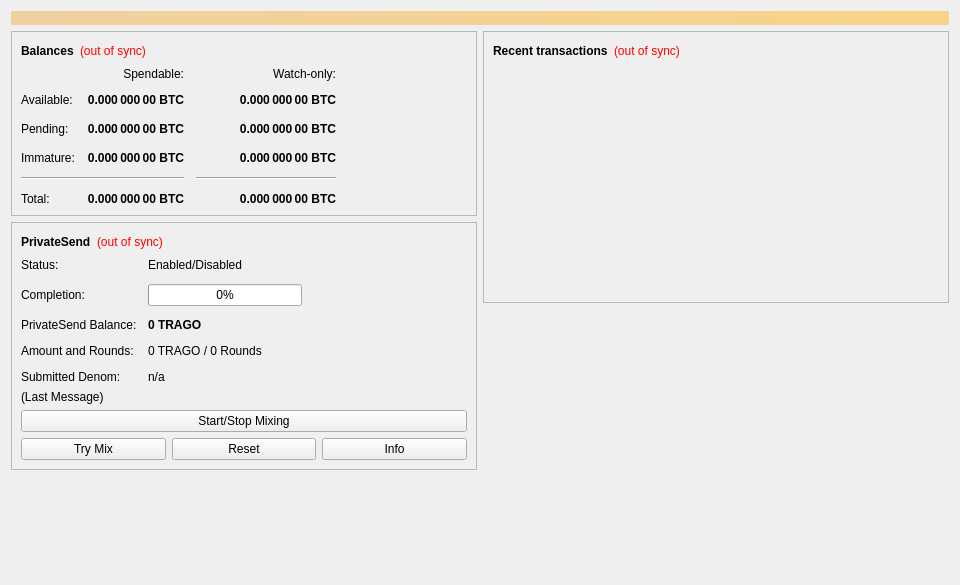
<?xml version="1.0" encoding="UTF-8"?>
<ui version="4.0">
 <class>OverviewPage</class>
 <widget class="QWidget" name="OverviewPage">
  <property name="geometry">
   <rect>
    <x>0</x>
    <y>0</y>
    <width>960</width>
    <height>585</height>
   </rect>
  </property>
  <property name="minimumSize">
   <size>
    <width>960</width>
    <height>0</height>
   </size>
  </property>
  <property name="windowTitle">
   <string>Form</string>
  </property>
  <layout class="QVBoxLayout" name="topLayout">
   <item>
    <widget class="QLabel" name="labelAlerts">
     <property name="visible">
      <bool>false</bool>
     </property>
     <property name="styleSheet">
      <string notr="true">background-color: qlineargradient(x1: 0, y1: 0, x2: 1, y2: 0, stop:0 #F0D0A0, stop:1 #F8D488); color:#000000;</string>
     </property>
     <property name="wordWrap">
      <bool>true</bool>
     </property>
     <property name="margin">
      <number>3</number>
     </property>
    </widget>
   </item>
   <item>
    <layout class="QHBoxLayout" name="horizontalLayout" stretch="1,1">
     <item>
      <layout class="QVBoxLayout" name="verticalLayout_2">
       <item>
        <widget class="QFrame" name="frame">
         <property name="frameShape">
          <enum>QFrame::StyledPanel</enum>
         </property>
         <property name="frameShadow">
          <enum>QFrame::Raised</enum>
         </property>
         <layout class="QVBoxLayout" name="verticalLayout_4">
          <item>
           <layout class="QHBoxLayout" name="horizontalLayout_4">
            <item>
             <widget class="QLabel" name="label_5">
              <property name="font">
               <font>
                <weight>75</weight>
                <bold>true</bold>
               </font>
              </property>
              <property name="text">
               <string>Balances</string>
              </property>
             </widget>
            </item>
            <item>
             <widget class="QLabel" name="labelWalletStatus">
              <property name="toolTip">
               <string>The displayed information may be out of date. Your wallet automatically synchronizes with the tragocoin network after a connection is established, but this process has not completed yet.</string>
              </property>
              <property name="styleSheet">
               <string notr="true">QLabel { color: red; }</string>
              </property>
              <property name="text">
               <string notr="true">(out of sync)</string>
              </property>
              <property name="alignment">
               <set>Qt::AlignLeading|Qt::AlignLeft|Qt::AlignVCenter</set>
              </property>
             </widget>
            </item>
            <item>
             <spacer name="horizontalSpacer_3">
              <property name="orientation">
               <enum>Qt::Horizontal</enum>
              </property>
              <property name="sizeHint" stdset="0">
               <size>
                <width>40</width>
                <height>20</height>
               </size>
              </property>
             </spacer>
            </item>
           </layout>
          </item>
          <item>
           <layout class="QGridLayout" name="gridLayout">
            <property name="spacing">
             <number>12</number>
            </property>
            <item row="2" column="2">
             <widget class="QLabel" name="labelWatchPending">
              <property name="font">
               <font>
                <weight>75</weight>
                <bold>true</bold>
               </font>
              </property>
              <property name="cursor">
               <cursorShape>IBeamCursor</cursorShape>
              </property>
              <property name="toolTip">
               <string>Unconfirmed transactions to watch-only addresses</string>
              </property>
              <property name="text">
               <string notr="true">0.000 000 00 BTC</string>
              </property>
              <property name="alignment">
               <set>Qt::AlignRight|Qt::AlignTrailing|Qt::AlignVCenter</set>
              </property>
              <property name="textInteractionFlags">
               <set>Qt::LinksAccessibleByMouse|Qt::TextSelectableByKeyboard|Qt::TextSelectableByMouse</set>
              </property>
             </widget>
            </item>
            <item row="2" column="1">
             <widget class="QLabel" name="labelUnconfirmed">
              <property name="font">
               <font>
                <weight>75</weight>
                <bold>true</bold>
               </font>
              </property>
              <property name="cursor">
               <cursorShape>IBeamCursor</cursorShape>
              </property>
              <property name="toolTip">
               <string>Total of transactions that have yet to be confirmed, and do not yet count toward the spendable balance</string>
              </property>
              <property name="text">
               <string notr="true">0.000 000 00 BTC</string>
              </property>
              <property name="alignment">
               <set>Qt::AlignRight|Qt::AlignTrailing|Qt::AlignVCenter</set>
              </property>
              <property name="textInteractionFlags">
               <set>Qt::LinksAccessibleByMouse|Qt::TextSelectableByKeyboard|Qt::TextSelectableByMouse</set>
              </property>
             </widget>
            </item>
            <item row="3" column="2">
             <widget class="QLabel" name="labelWatchImmature">
              <property name="font">
               <font>
                <weight>75</weight>
                <bold>true</bold>
               </font>
              </property>
              <property name="cursor">
               <cursorShape>IBeamCursor</cursorShape>
              </property>
              <property name="toolTip">
               <string>Mined balance in watch-only addresses that has not yet matured</string>
              </property>
              <property name="text">
               <string notr="true">0.000 000 00 BTC</string>
              </property>
              <property name="alignment">
               <set>Qt::AlignRight|Qt::AlignTrailing|Qt::AlignVCenter</set>
              </property>
              <property name="textInteractionFlags">
               <set>Qt::LinksAccessibleByMouse|Qt::TextSelectableByKeyboard|Qt::TextSelectableByMouse</set>
              </property>
             </widget>
            </item>
            <item row="4" column="0" colspan="2">
             <widget class="Line" name="lineSpendableBalance">
              <property name="orientation">
               <enum>Qt::Horizontal</enum>
              </property>
             </widget>
            </item>
            <item row="4" column="2">
             <widget class="Line" name="lineWatchBalance">
              <property name="sizePolicy">
               <sizepolicy hsizetype="Preferred" vsizetype="Fixed">
                <horstretch>0</horstretch>
                <verstretch>0</verstretch>
               </sizepolicy>
              </property>
              <property name="minimumSize">
               <size>
                <width>140</width>
                <height>0</height>
               </size>
              </property>
              <property name="orientation">
               <enum>Qt::Horizontal</enum>
              </property>
             </widget>
            </item>
            <item row="5" column="0">
             <widget class="QLabel" name="labelTotalText">
              <property name="text">
               <string>Total:</string>
              </property>
             </widget>
            </item>
            <item row="3" column="1">
             <widget class="QLabel" name="labelImmature">
              <property name="font">
               <font>
                <weight>75</weight>
                <bold>true</bold>
               </font>
              </property>
              <property name="cursor">
               <cursorShape>IBeamCursor</cursorShape>
              </property>
              <property name="toolTip">
               <string>Mined balance that has not yet matured</string>
              </property>
              <property name="text">
               <string notr="true">0.000 000 00 BTC</string>
              </property>
              <property name="alignment">
               <set>Qt::AlignRight|Qt::AlignTrailing|Qt::AlignVCenter</set>
              </property>
              <property name="textInteractionFlags">
               <set>Qt::LinksAccessibleByMouse|Qt::TextSelectableByKeyboard|Qt::TextSelectableByMouse</set>
              </property>
             </widget>
            </item>
            <item row="2" column="3">
             <spacer name="horizontalSpacer_2">
              <property name="orientation">
               <enum>Qt::Horizontal</enum>
              </property>
              <property name="sizeHint" stdset="0">
               <size>
                <width>40</width>
                <height>20</height>
               </size>
              </property>
             </spacer>
            </item>
            <item row="3" column="0">
             <widget class="QLabel" name="labelImmatureText">
              <property name="text">
               <string>Immature:</string>
              </property>
             </widget>
            </item>
            <item row="5" column="1">
             <widget class="QLabel" name="labelTotal">
              <property name="font">
               <font>
                <weight>75</weight>
                <bold>true</bold>
               </font>
              </property>
              <property name="cursor">
               <cursorShape>IBeamCursor</cursorShape>
              </property>
              <property name="toolTip">
               <string>Your current total balance</string>
              </property>
              <property name="text">
               <string notr="true">0.000 000 00 BTC</string>
              </property>
              <property name="alignment">
               <set>Qt::AlignRight|Qt::AlignTrailing|Qt::AlignVCenter</set>
              </property>
              <property name="textInteractionFlags">
               <set>Qt::LinksAccessibleByMouse|Qt::TextSelectableByKeyboard|Qt::TextSelectableByMouse</set>
              </property>
             </widget>
            </item>
            <item row="5" column="2">
             <widget class="QLabel" name="labelWatchTotal">
              <property name="font">
               <font>
                <weight>75</weight>
                <bold>true</bold>
               </font>
              </property>
              <property name="cursor">
               <cursorShape>IBeamCursor</cursorShape>
              </property>
              <property name="toolTip">
               <string>Current total balance in watch-only addresses</string>
              </property>
              <property name="text">
               <string notr="true">0.000 000 00 BTC</string>
              </property>
              <property name="alignment">
               <set>Qt::AlignRight|Qt::AlignTrailing|Qt::AlignVCenter</set>
              </property>
              <property name="textInteractionFlags">
               <set>Qt::LinksAccessibleByMouse|Qt::TextSelectableByKeyboard|Qt::TextSelectableByMouse</set>
              </property>
             </widget>
            </item>
            <item row="0" column="2">
             <widget class="QLabel" name="labelWatchonly">
              <property name="text">
               <string>Watch-only:</string>
              </property>
              <property name="alignment">
               <set>Qt::AlignRight|Qt::AlignTrailing|Qt::AlignVCenter</set>
              </property>
             </widget>
            </item>
            <item row="1" column="0">
             <widget class="QLabel" name="labelBalanceText">
              <property name="text">
               <string>Available:</string>
              </property>
             </widget>
            </item>
            <item row="1" column="1">
             <widget class="QLabel" name="labelBalance">
              <property name="font">
               <font>
                <weight>75</weight>
                <bold>true</bold>
               </font>
              </property>
              <property name="cursor">
               <cursorShape>IBeamCursor</cursorShape>
              </property>
              <property name="toolTip">
               <string>Your current spendable balance</string>
              </property>
              <property name="text">
               <string notr="true">0.000 000 00 BTC</string>
              </property>
              <property name="alignment">
               <set>Qt::AlignRight|Qt::AlignTrailing|Qt::AlignVCenter</set>
              </property>
              <property name="textInteractionFlags">
               <set>Qt::LinksAccessibleByMouse|Qt::TextSelectableByKeyboard|Qt::TextSelectableByMouse</set>
              </property>
             </widget>
            </item>
            <item row="1" column="2">
             <widget class="QLabel" name="labelWatchAvailable">
              <property name="font">
               <font>
                <weight>75</weight>
                <bold>true</bold>
               </font>
              </property>
              <property name="cursor">
               <cursorShape>IBeamCursor</cursorShape>
              </property>
              <property name="toolTip">
               <string>Your current balance in watch-only addresses</string>
              </property>
              <property name="text">
               <string notr="true">0.000 000 00 BTC</string>
              </property>
              <property name="alignment">
               <set>Qt::AlignRight|Qt::AlignTrailing|Qt::AlignVCenter</set>
              </property>
              <property name="textInteractionFlags">
               <set>Qt::LinksAccessibleByMouse|Qt::TextSelectableByKeyboard|Qt::TextSelectableByMouse</set>
              </property>
             </widget>
            </item>
            <item row="2" column="0">
             <widget class="QLabel" name="labelPendingText">
              <property name="text">
               <string>Pending:</string>
              </property>
             </widget>
            </item>
            <item row="0" column="1">
             <widget class="QLabel" name="labelSpendable">
              <property name="text">
               <string>Spendable:</string>
              </property>
              <property name="alignment">
               <set>Qt::AlignRight|Qt::AlignTrailing|Qt::AlignVCenter</set>
              </property>
             </widget>
            </item>
           </layout>
          </item>
         </layout>
        </widget>
       </item>
       <item>
        <widget class="QFrame" name="framePrivateSend">
         <property name="layoutDirection">
          <enum>Qt::LeftToRight</enum>
         </property>
         <property name="frameShape">
          <enum>QFrame::StyledPanel</enum>
         </property>
         <property name="frameShadow">
          <enum>QFrame::Raised</enum>
         </property>
         <layout class="QVBoxLayout" name="VerticalLayout_PS1">
          <item>
           <layout class="QHBoxLayout" name="horizontalLayout_5">
            <item>
             <widget class="QLabel" name="labelPrivateSendHeader">
              <property name="font">
               <font>
                <weight>75</weight>
                <bold>true</bold>
               </font>
              </property>
              <property name="text">
               <string>PrivateSend</string>
              </property>
             </widget>
            </item>
            <item>
             <widget class="QLabel" name="labelPrivateSendSyncStatus">
              <property name="toolTip">
               <string>The displayed information may be out of date. Your wallet automatically synchronizes with the tragocoin network after a connection is established, but this process has not completed yet.</string>
              </property>
              <property name="styleSheet">
               <string notr="true">QLabel { color: red; }</string>
              </property>
              <property name="text">
               <string notr="true">(out of sync)</string>
              </property>
              <property name="alignment">
               <set>Qt::AlignLeading|Qt::AlignLeft|Qt::AlignVCenter</set>
              </property>
             </widget>
            </item>
            <item>
             <spacer name="horizontalSpacer_4">
              <property name="orientation">
               <enum>Qt::Horizontal</enum>
              </property>
              <property name="sizeHint" stdset="0">
               <size>
                <width>40</width>
                <height>20</height>
               </size>
              </property>
             </spacer>
            </item>
           </layout>
          </item>
          <item>
           <layout class="QFormLayout" name="privateSendFormLayout">
            <property name="fieldGrowthPolicy">
             <enum>QFormLayout::AllNonFixedFieldsGrow</enum>
            </property>
            <property name="horizontalSpacing">
             <number>11</number>
            </property>
            <property name="verticalSpacing">
             <number>12</number>
            </property>
            <item row="0" column="0">
             <widget class="QLabel" name="labelPrivateSendEnabledText">
              <property name="text">
               <string>Status:</string>
              </property>
             </widget>
            </item>
            <item row="0" column="1">
             <widget class="QLabel" name="labelPrivateSendEnabled">
              <property name="text">
               <string>Enabled/Disabled</string>
              </property>
             </widget>
            </item>
            <item row="1" column="0">
             <widget class="QLabel" name="labelCompletitionText">
              <property name="text">
               <string>Completion:</string>
              </property>
             </widget>
            </item>
            <item row="1" column="1">
             <widget class="QProgressBar" name="privateSendProgress">
              <property name="maximumSize">
               <size>
                <width>154</width>
                <height>16777215</height>
               </size>
              </property>
              <property name="value">
               <number>0</number>
              </property>
             </widget>
            </item>
            <item row="2" column="0">
             <widget class="QLabel" name="labelAnonymizedText">
              <property name="text">
               <string>PrivateSend Balance:</string>
              </property>
             </widget>
            </item>
            <item row="2" column="1">
             <widget class="QLabel" name="labelAnonymized">
              <property name="font">
               <font>
                <weight>75</weight>
                <bold>true</bold>
               </font>
              </property>
              <property name="text">
               <string notr="true">0 TRAGO</string>
              </property>
             </widget>
            </item>
            <item row="3" column="0">
             <widget class="QLabel" name="labelAmountAndRoundsText">
              <property name="text">
               <string>Amount and Rounds:</string>
              </property>
             </widget>
            </item>
            <item row="3" column="1">
             <widget class="QLabel" name="labelAmountRounds">
              <property name="text">
               <string>0 TRAGO / 0 Rounds</string>
              </property>
             </widget>
            </item>
            <item row="4" column="0">
             <widget class="QLabel" name="labelSubmittedDenomText">
              <property name="text">
               <string>Submitted Denom:</string>
              </property>
             </widget>
            </item>
            <item row="4" column="1">
             <widget class="QLabel" name="labelSubmittedDenom">
              <property name="toolTip">
               <string>The denominations you submitted to the Masternode.&lt;br&gt;To mix, other users must submit the exact same denominations.</string>
              </property>
              <property name="text">
               <string>n/a</string>
              </property>
             </widget>
            </item>
           </layout>
          </item>
          <item>
           <layout class="QVBoxLayout" name="VerticalLayout_PS">
            <item>
             <widget class="QLabel" name="labelPrivateSendLastMessage">
              <property name="text">
               <string>(Last Message)</string>
              </property>
              <property name="alignment">
               <set>Qt::AlignLeading|Qt::AlignLeft|Qt::AlignTop</set>
              </property>
              <property name="wordWrap">
               <bool>true</bool>
              </property>
             </widget>
            </item>
            <item>
             <widget class="QPushButton" name="togglePrivateSend">
              <property name="sizePolicy">
               <sizepolicy hsizetype="MinimumExpanding" vsizetype="Fixed">
                <horstretch>0</horstretch>
                <verstretch>0</verstretch>
               </sizepolicy>
              </property>
              <property name="text">
               <string>Start/Stop Mixing</string>
              </property>
             </widget>
            </item>
            <item>
             <layout class="QHBoxLayout" name="horizontalLayout_debugbuttons">
              <item>
               <widget class="QPushButton" name="privateSendAuto">
                <property name="sizePolicy">
                 <sizepolicy hsizetype="MinimumExpanding" vsizetype="Fixed">
                  <horstretch>0</horstretch>
                  <verstretch>0</verstretch>
                 </sizepolicy>
                </property>
                <property name="toolTip">
                 <string>Try to manually submit a PrivateSend request.</string>
                </property>
                <property name="text">
                 <string>Try Mix</string>
                </property>
               </widget>
              </item>
              <item>
               <widget class="QPushButton" name="privateSendReset">
                <property name="sizePolicy">
                 <sizepolicy hsizetype="MinimumExpanding" vsizetype="Fixed">
                  <horstretch>0</horstretch>
                  <verstretch>0</verstretch>
                 </sizepolicy>
                </property>
                <property name="toolTip">
                 <string>Reset the current status of PrivateSend (can interrupt PrivateSend if it's in the process of Mixing, which can cost you money!)</string>
                </property>
                <property name="autoFillBackground">
                 <bool>false</bool>
                </property>
                <property name="text">
                 <string>Reset</string>
                </property>
               </widget>
              </item>
              <item>
               <widget class="QPushButton" name="privateSendInfo">
                <property name="sizePolicy">
                 <sizepolicy hsizetype="MinimumExpanding" vsizetype="Fixed">
                  <horstretch>0</horstretch>
                  <verstretch>0</verstretch>
                 </sizepolicy>
                </property>
                <property name="toolTip">
                 <string>Information about PrivateSend and Mixing</string>
                </property>
                <property name="text">
                 <string>Info</string>
                </property>
               </widget>
              </item>
             </layout>
            </item>
           </layout>
          </item>
         </layout>
        </widget>
       </item>
       <item>
        <spacer name="verticalSpacer">
         <property name="orientation">
          <enum>Qt::Vertical</enum>
         </property>
         <property name="sizeHint" stdset="0">
          <size>
           <width>20</width>
           <height>40</height>
          </size>
         </property>
        </spacer>
       </item>
      </layout>
     </item>
     <item>
      <layout class="QVBoxLayout" name="verticalLayout_3">
       <item>
        <widget class="QFrame" name="frame_2">
         <property name="frameShape">
          <enum>QFrame::StyledPanel</enum>
         </property>
         <property name="frameShadow">
          <enum>QFrame::Raised</enum>
         </property>
         <layout class="QVBoxLayout" name="verticalLayout">
          <item>
           <layout class="QHBoxLayout" name="horizontalLayout_2">
            <item>
             <widget class="QLabel" name="label_4">
              <property name="font">
               <font>
                <weight>75</weight>
                <bold>true</bold>
               </font>
              </property>
              <property name="text">
               <string>Recent transactions</string>
              </property>
             </widget>
            </item>
            <item>
             <widget class="QLabel" name="labelTransactionsStatus">
              <property name="toolTip">
               <string>The displayed information may be out of date. Your wallet automatically synchronizes with the tragocoin network after a connection is established, but this process has not completed yet.</string>
              </property>
              <property name="styleSheet">
               <string notr="true">QLabel { color: red; }</string>
              </property>
              <property name="text">
               <string notr="true">(out of sync)</string>
              </property>
              <property name="alignment">
               <set>Qt::AlignLeading|Qt::AlignLeft|Qt::AlignVCenter</set>
              </property>
             </widget>
            </item>
            <item>
             <spacer name="horizontalSpacer">
              <property name="orientation">
               <enum>Qt::Horizontal</enum>
              </property>
              <property name="sizeHint" stdset="0">
               <size>
                <width>40</width>
                <height>20</height>
               </size>
              </property>
             </spacer>
            </item>
           </layout>
          </item>
          <item>
           <widget class="QListView" name="listTransactions">
            <property name="styleSheet">
             <string notr="true">QListView { background: transparent; }</string>
            </property>
            <property name="frameShape">
             <enum>QFrame::NoFrame</enum>
            </property>
            <property name="verticalScrollBarPolicy">
             <enum>Qt::ScrollBarAlwaysOff</enum>
            </property>
            <property name="horizontalScrollBarPolicy">
             <enum>Qt::ScrollBarAlwaysOff</enum>
            </property>
            <property name="selectionMode">
             <enum>QAbstractItemView::NoSelection</enum>
            </property>
           </widget>
          </item>
         </layout>
        </widget>
       </item>
       <item>
        <spacer name="verticalSpacer_2">
         <property name="orientation">
          <enum>Qt::Vertical</enum>
         </property>
         <property name="sizeHint" stdset="0">
          <size>
           <width>20</width>
           <height>40</height>
          </size>
         </property>
        </spacer>
       </item>
      </layout>
     </item>
    </layout>
   </item>
  </layout>
 </widget>
 <resources/>
 <connections/>
</ui>
